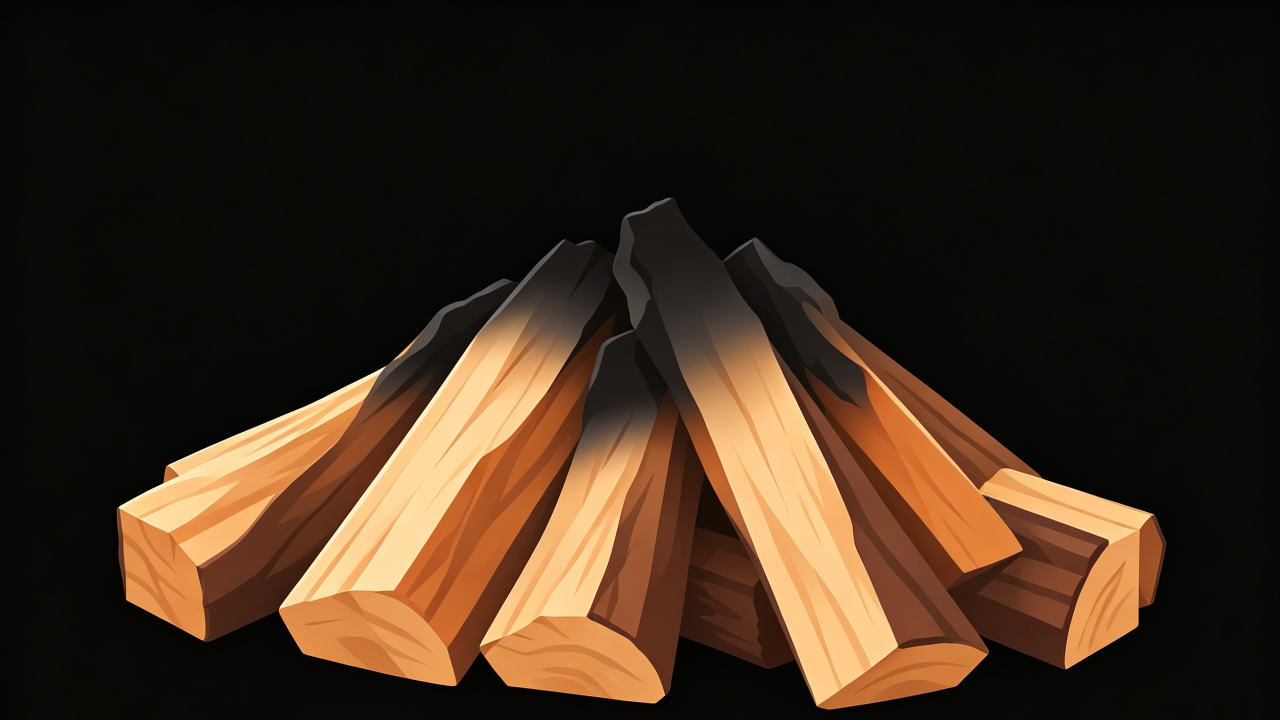
#> input picture keyboard-heat/assets/log-pile.png, 2560 x 1440 px (shown at 1/2 size)
$ python -i _asset_prep.py   (imports and definitions only)
#> lines starting #> are read from the running program, lines starting #| are printed output that depends on the picture; after the words box and inside, x2 and y2 are one past the last pixel; in counts of white or black regions, pixels touching at a corner belong together
"""把生成器出的素材加工成可直接贴的 assets/*.png。

    .pyenv\\Scripts\\python.exe _asset_prep.py

每张源图做两件事：

1. **裁掉右下角的水印**（豆包/即梦都会在右下角压一行浅色文字）。不裁的话有两个
   后果：一是那行字会跟着贴到悬浮窗上（黑底已透明，字是亮的，很显眼），二是它会被
   当成"柴堆内容"算进包围盒，把落位和缩放一起带偏。
2. 顺手报一遍**内容包围盒和宽高比** —— `LOG_SLOT_*.w_k` 就是按这个反推高度用的
   （高 = 宽 / 宽高比），换素材时先看这几个数。

`CUT` 是每张图的裁切线：取在真实内容底边之下、水印之上，两边都留了余量。
换素材时按 `_watermark_probe.py` 的输出改。
"""
from __future__ import annotations

from pathlib import Path

from PIL import Image, ImageChops

HERE = Path(__file__).resolve().parent
GEN = HERE.parent / "generated-images"

# (源图, 目标, 裁切线, 说明)
#   篝火3     ：内容底边 1419，水印 y1605..1661
#   篝火3_低矮：内容底边 1383，水印 y1605..1661
CUT = 40        # 与 flame.LOG_IMAGE_LUMA_MIN 同值，用来量内容包围盒
JOBS = [
    ("篝火3.png", "log-pile.png", 1440, "后景柴堆（画在火焰后面）"),
    ("篝火3_低矮.png", "log-pile-front.png", 1400, "前景柴堆（压住火焰下半段）"),
]


def content_bbox(path: Path):
    """亮于阈值的像素的包围盒 + 宽高比。等价于 flame.log_image_load 的抠图判据。"""
#> called with path = 'assets/log-pile.png'
    im = Image.open(path).convert("RGB")
#> im is the input picture: PIL image 2560x1440 RGB; mean R, G, B 60.6, 42.4, 26.7
    r, g, b = im.split()
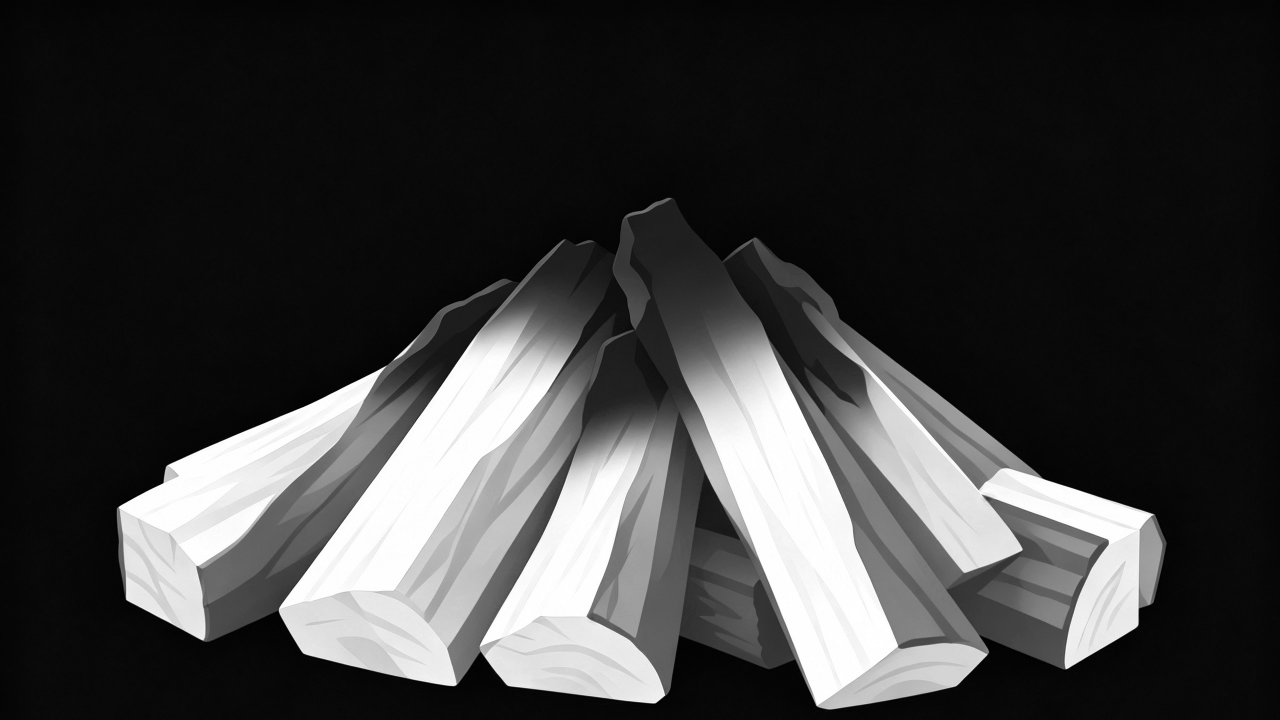
#> r: PIL image 2560x1440 L (shown at 1/2 size); min 0, max 255, mean 60.6
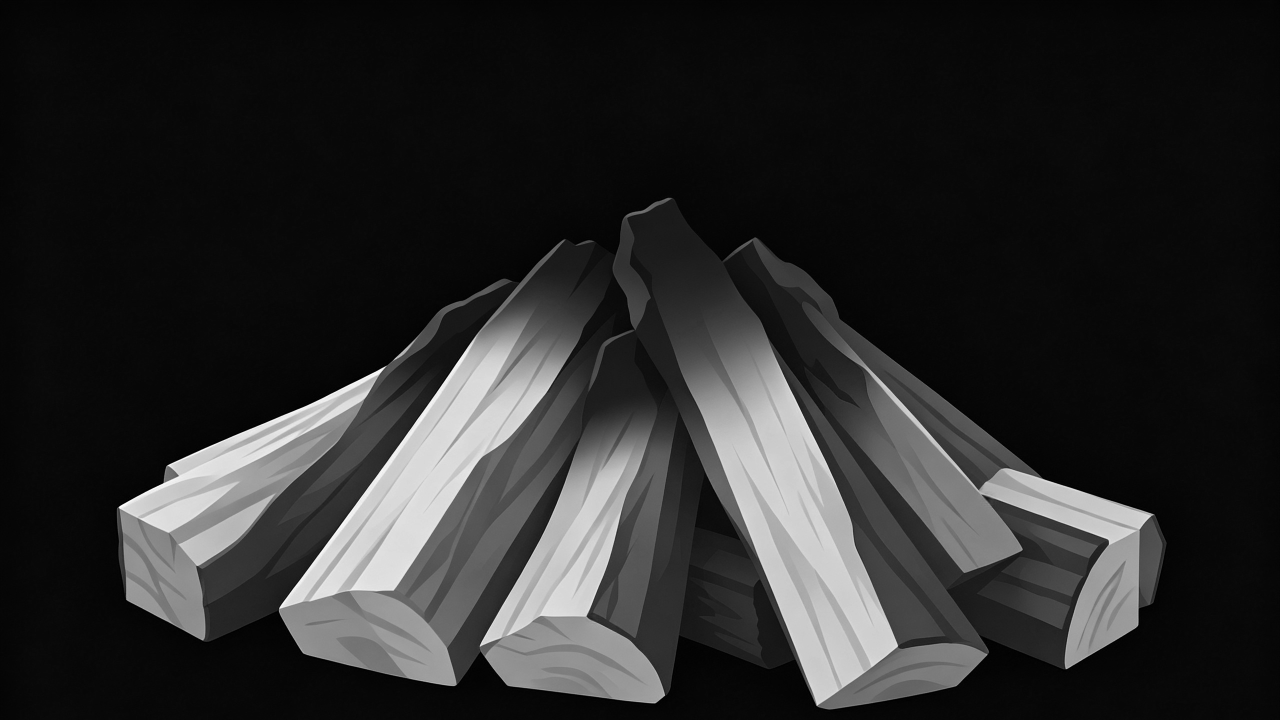
#> g: PIL image 2560x1440 L (shown at 1/2 size); min 0, max 255, mean 42.4
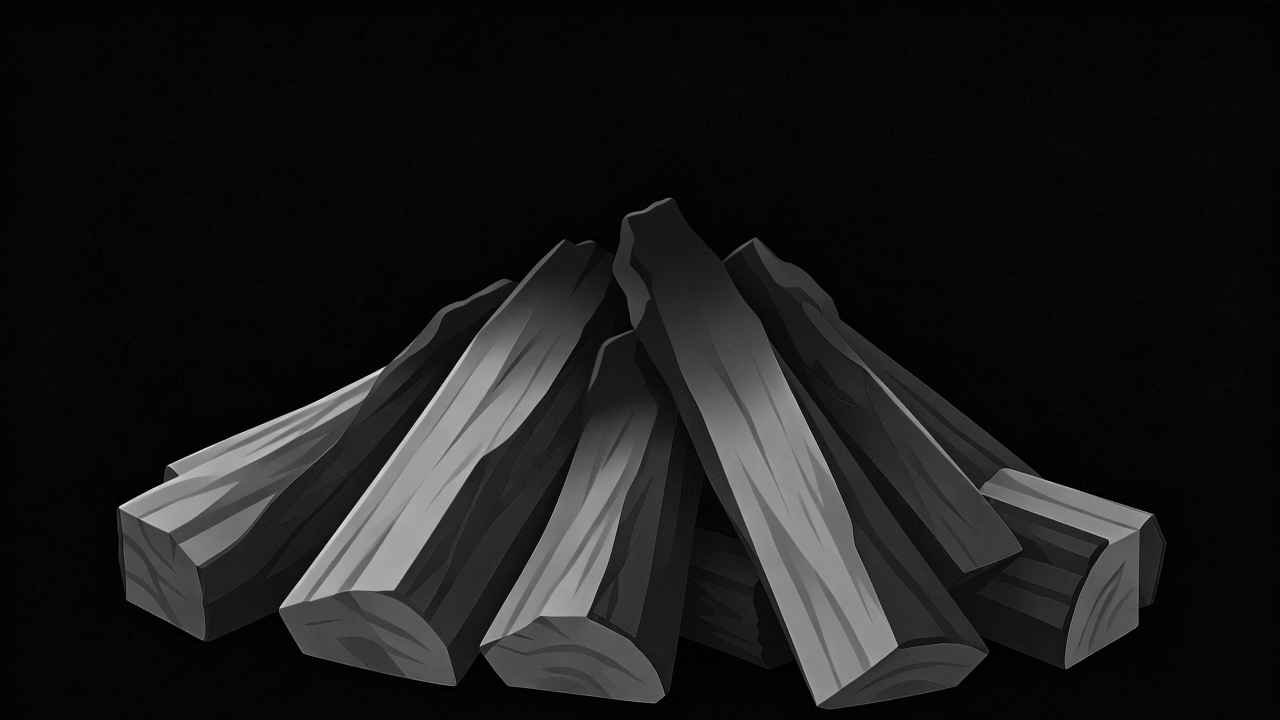
#> b: PIL image 2560x1440 L (shown at 1/2 size); min 0, max 236, mean 26.7
    m = ImageChops.lighter(ImageChops.lighter(r, g), b).point(
        lambda i: 255 if i >= CUT else 0)
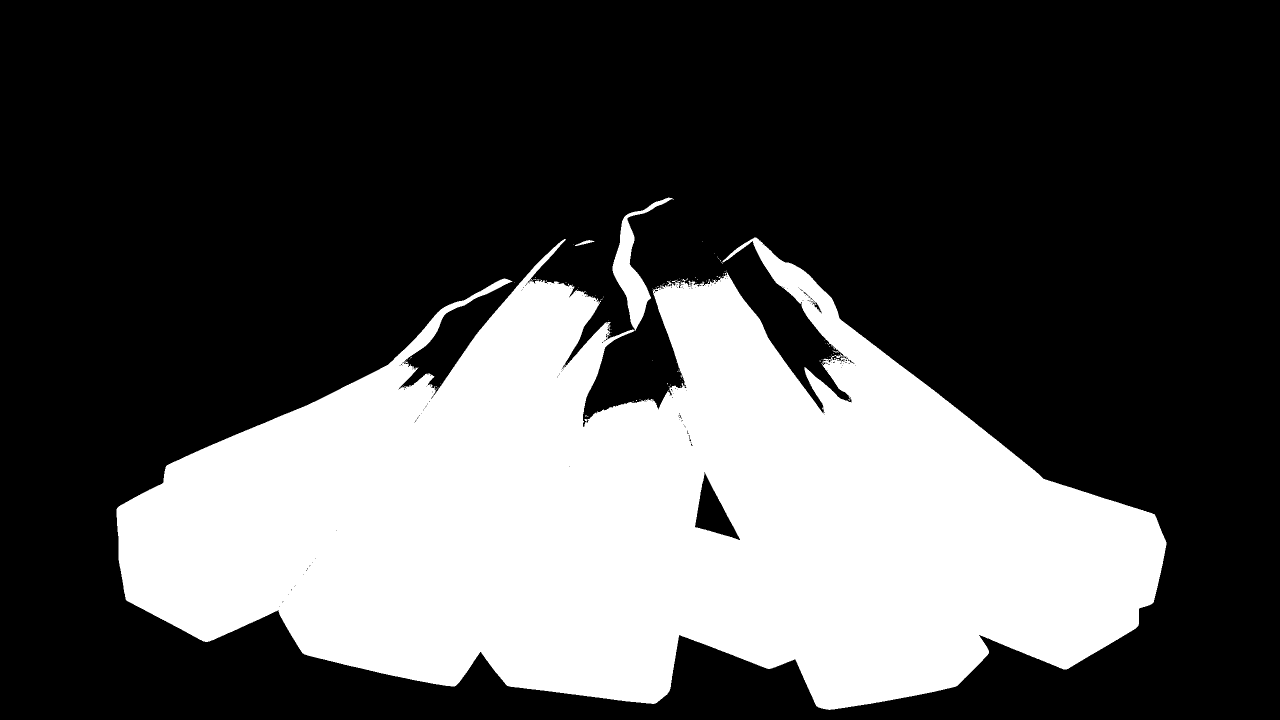
#> m: PIL image 2560x1440 L (shown at 1/2 size); 31.4% white; 99 white regions (96 under 20 px), largest, box (x1, y1, x2, y2) and area: (233, 475, 2333, 1420) 1150388, (1225, 395, 1348, 661) 8041, (1150, 480, 1189, 492) 165
    bx = m.getbbox()
#> bx = (233, 395, 2333, 1420)
    if bx is None:
        return None
    x0, y0, x1, y1 = bx
#> x0 = 233; y0 = 395; x1 = 2333; y1 = 1420
    return x0, y0, x1 - 1, y1 - 1


def main():
    for src, dst, cut, note in JOBS:
        sp, dp = GEN / src, HERE / "assets" / dst
        if not sp.exists():
            print("跳过（源图不存在）：%s" % sp)
            continue
        im = Image.open(sp).convert("RGB")
        w, h = im.size
        out = im if h <= cut else im.crop((0, 0, w, cut))
        dp.parent.mkdir(parents=True, exist_ok=True)
        out.save(dp, optimize=True)
        bb = content_bbox(dp)
        print("%-16s → %-20s %s" % (src, dst, note))
        print("   裁掉底部 %4dpx      %dx%d  →  %dx%d  (%.2fMB)"
              % (h - out.height, w, h, out.width, out.height,
                 dp.stat().st_size / 1e6))
        if bb:
            x0, y0, x1, y1 = bb
            print("   内容包围盒         x %d..%d  y %d..%d"
                  % (x0, x1, y0, y1))
            print("   内容 %.0f×%.0f       宽高比 %.3f   → 宽 0.62d 时高 %.3fd"
                  % (x1 - x0 + 1, y1 - y0 + 1,
                     (x1 - x0 + 1) / float(y1 - y0 + 1),
                     0.62 / ((x1 - x0 + 1) / float(y1 - y0 + 1))))
        print()
    return 0


# [2 lines not run here, left out]

>>> result = content_bbox('assets/log-pile.png')
#> result = (233, 395, 2332, 1419)
